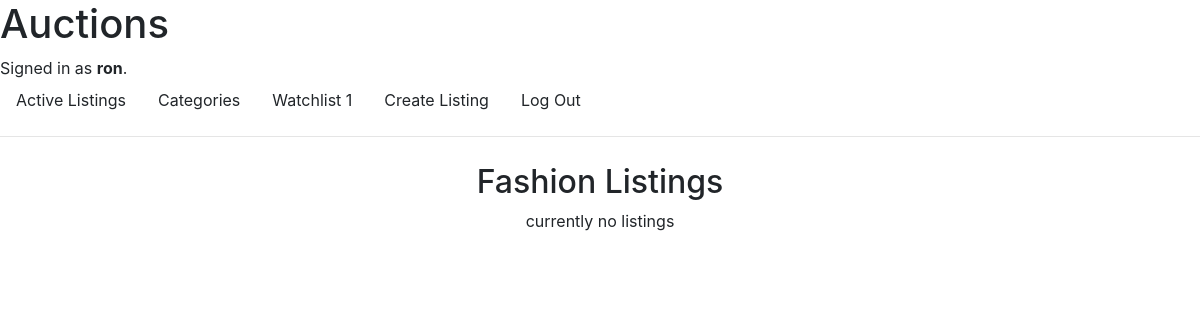
Before: /category/Fashion (signed in) with the older database file.
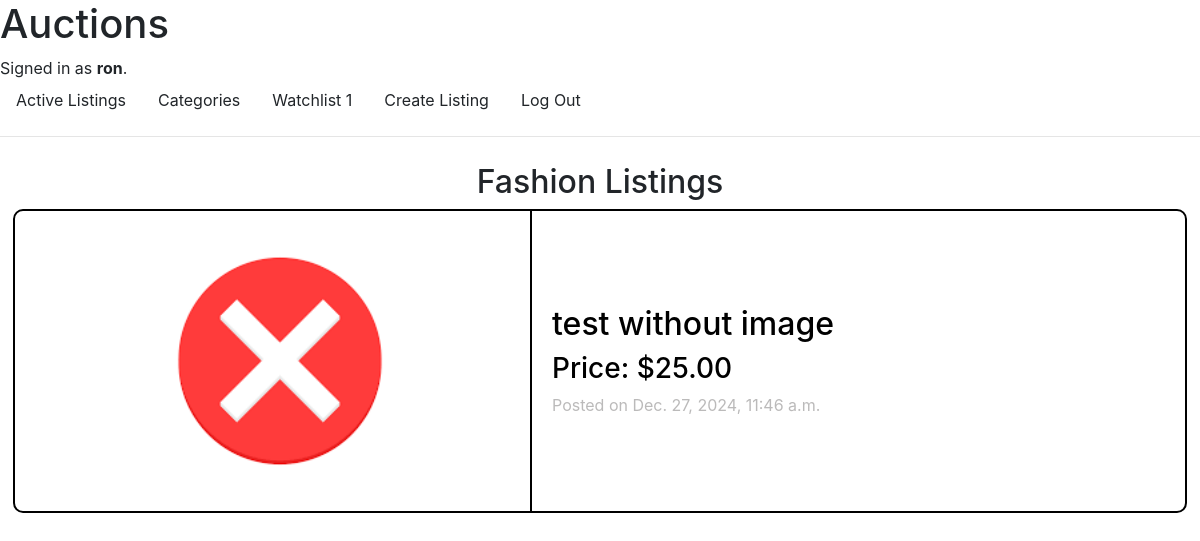
After: the same page with the newer database file.
### auctions/models.py (models this page shows, shortened)
class Listing(models.Model):
    owner = models.ForeignKey(User, on_delete=models.CASCADE, related_name='owner')
    title = models.CharField(max_length=100)
    description = models.TextField(max_length=500)
    image_path = models.ImageField(blank=True)
    image_URL = models.URLField(blank=True)
    first_price = models.DecimalField(max_digits=10, decimal_places=2)
    creation_date = models.DateTimeField(auto_now_add=True)
    category_name = models.ForeignKey(Categories, on_delete=models.CASCADE, related_name="category_name", null=True)
    active = models.BooleanField(default=True)
    def __str__(self):
        return f"{self.title} by {self.owner}"

class Bid(models.Model):
    target_listing = models.ForeignKey('Listing', on_delete=models.CASCADE, related_name='target')
    bidder = models.ForeignKey(User, on_delete=models.CASCADE, related_name='bidder', blank=True)
    first_bid = models.DecimalField(max_digits=10, decimal_places=2, blank=True, null=True)
    current_bid = models.DecimalField(max_digits=10, decimal_places=2)
    bid_date = models.DateTimeField(auto_now_add=True)

### auctions/views.py (the view)
# urls.py: path("category/<str:category_name>", views.category, name="category"),
@login_required
def category(request, category_name):
    category = Categories.objects.filter(category=category_name).first()
    category_items = Listing.objects.filter(category_name=category)
    latest_bids = []
    for listing in category_items:
        latest_bid = Bid.objects.filter(target_listing=listing).order_by("-bid_date").first()
        latest_bids.append(latest_bid)
    print(category_name)
    print(category_items)
    return render(request, "auctions/category.html", {
        "watchlist_count": request.user.watchlist.all().count(),
        "category_name": category_name,
        "listings": category_items,
        "latest_bids": latest_bids,
    })

### auctions/models.py (called while the page is built)
    def __str__(self):
        return f"id {self.id} {self.username}"

### auctions/templates/auctions/category.html
{% extends "auctions/layout.html" %}
{% block body %}
<div class="body">
    <h2>{{ category_name }} Listings</h2>
    {% for listing in listings %}
        {% if listing.active %}
        <a href="{% url 'listing' listing.id %}">
            <div class="container">
                <div class="image-container">
                    {% if listing.image_path %}
                        <img src="{{ listing.image_path.url }}" alt="{{ listing.title }}">
                    {% else %}
                        <img src="{{ listing.image_URL }}" alt="{{ listing.title }}">
                    {% endif %}
                </div>
                <div class="right_container">
                    <div class="details">
                        <h2>{{ listing.title }}</h2>
                        {% for bid in latest_bids %}
                            {% if bid.target_listing.id == listing.id %}
                                <h3>Price: ${{ bid.current_bid }}</h3>
                            {% endif %}
                        {% endfor %}
                        <div class="date">Posted on {{ listing.creation_date }}</div>
                    </div>
                </div>
            </div>
        </a>
        {% endif %}
    {% empty %}
        currently no listings
    {% endfor %}
</div>
{% endblock %}

Changed rows visible on the page:
added Listing: image_path (picture), title "test without image", creation_date "Dec. 27, 2024, 11:46 a.m."
added Bid: current_bid "25.00"
Other visible differences:
text no longer shown: "currently no listings"
